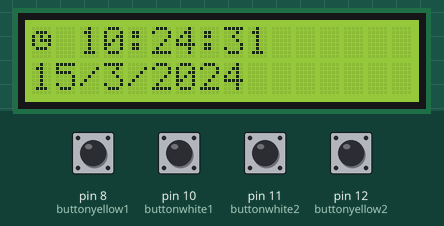
A sketch run on a simulated Arduino Uno, built with avr-gcc and run on an emulated ATmega328P. On the bench: 16×2 character LCD. Inputs (shaded band) come from the test bench; at power-on: pin 8 (buttonyellow1), pin 10 (buttonwhite1), pin 11 (buttonwhite2), pin 12 (buttonyellow2) LOW. The local clock reads 2024-03-15 10:24:30 at power-on unless the sketch sets it.

Above: at 1.2 s.
1.3 s: pin 8 (buttonyellow1) pulled HIGH for 1.3 s
At 2.9 s:
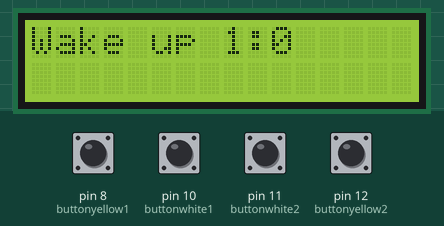
4.6 s: pin 10 (buttonwhite1) pulled HIGH for 1.3 s
At 5.8 s:
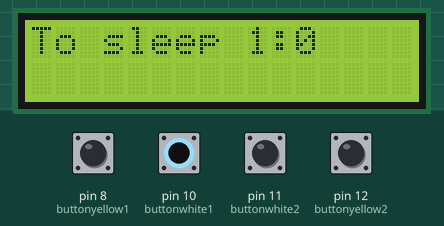
7.7 s: pin 11 (buttonwhite2) pulled HIGH for 1.3 s
At 9.0 s:
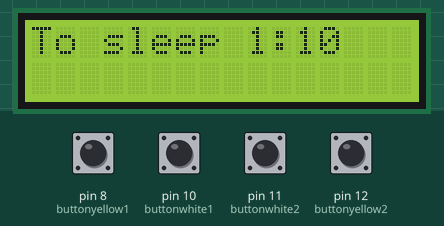
10.7 s: pin 12 (buttonyellow2) pulled HIGH for 1.3 s
At 12.1 s:
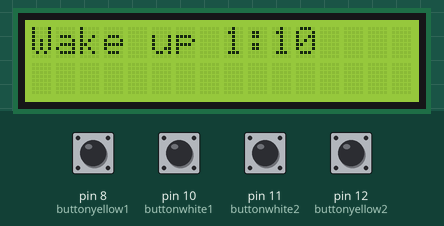
13.8 s: pin 8 (buttonyellow1) pulled HIGH for 1.3 s
At 14.8 s:
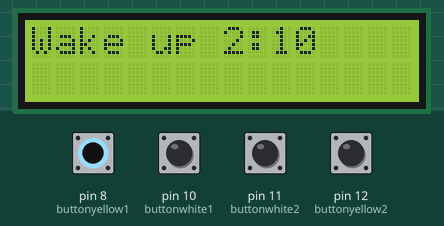
16.9 s: pin 10 (buttonwhite1) pulled HIGH for 1.3 s
At 18.2 s:
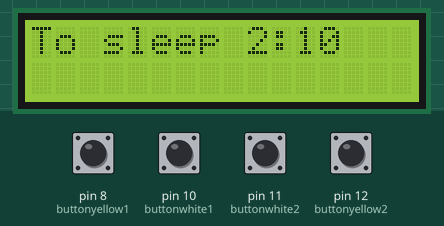
Timing chart, 0 to 19.9 s (numbered marks = the images above; inputs shaded):
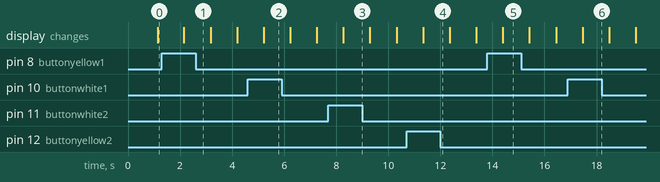

The sketch:

SunsetSunrise.ino
```cpp
#include <Wire.h>
#include <LiquidCrystal_I2C.h>
#include <RTClib.h>

#if defined(ARDUINO) && ARDUINO >= 100
#define printByte(args)  write(args);
#else
#define printByte(args)  print(args,BYTE);
#endif

uint8_t clock[8] = {0x0,0xe,0x15,0x17,0x11,0xe,0x0};
const int buttonyellow1 =8;
const int buttonyellow2 =12;
const int buttonwhite1 = 10;
const int buttonwhite2 = 11;
int buttonStateyellow1 = 0;
int buttonStateyellow2 = 0;
int buttonStatewhite1 = 0;
int buttonStatewhite2 = 0;
int timehourrise = 0;
int timeminuterise = 00;
int timehourset = 0;
int timeminuteset = 00;
int blue = 5;
int white = 3;
int red = 4;
int green = 2;


RTC_DS3231 RTC;
LiquidCrystal_I2C lcd(0x27,16,2);

void setup()
{
  lcd.begin();
  lcd.backlight();
  lcd.print("Initialising...");
    lcd.createChar(2, clock);
  Wire.begin();
   RTC.begin();

}

void loop()
{
  lcd.clear();
   DateTime now = RTC.now();
   lcd.printByte(2);
   lcd.print(" ");
  lcd.print(now.hour(), DEC);
    lcd.print(':');
    lcd.print(now.minute(), DEC);
    lcd.print(':');
    lcd.print(now.second(), DEC);
   lcd.setCursor(0, 1);
   lcd.print(now.day(), DEC);
    lcd.print('/');
    lcd.print(now.month(), DEC);
    lcd.print('/');
    lcd.print(now.year(), DEC);
    lcd.print(' ');
  delay(1000);
  buttonStateyellow1 = digitalRead(buttonyellow1);
  buttonStateyellow2 = digitalRead(buttonyellow2);
  buttonStatewhite1 = digitalRead(buttonwhite1);
  buttonStatewhite2 = digitalRead(buttonwhite2);
  if (buttonStateyellow1 == HIGH) {
   if (timehourrise == 24) {
      timehourrise = -1;
    }
    timehourrise = timehourrise + 1;
    lcd.clear();
    lcd.print("Wake up ");
    lcd.print(timehourrise);
    lcd.print(":");
    lcd.print(timeminuterise);
    delay(1000);
  }
  else if (buttonStateyellow2 == HIGH) {
    if (timeminuterise == 50) {
      timeminuterise = -10;
    }
    timeminuterise = timeminuterise + 10;
    lcd.clear();
    lcd.print("Wake up ");
    lcd.print(timehourrise);
    lcd.print(":");
    lcd.print(timeminuterise);
    delay(1000);
  }
  if (buttonStatewhite1 == HIGH) {
   if (timehourset == 24) {
      timehourset = -1;
    }
    timehourset = timehourset + 1;
    lcd.clear();
    lcd.print("To sleep ");
    lcd.print(timehourset);
    lcd.print(":");
    lcd.print(timeminuteset);
    delay(1000);
  }
  else if (buttonStatewhite2 == HIGH) {
    if (timeminuteset == 50) {
      timeminuteset = -10;
    }
    timeminuteset = timeminuteset + 10;
    lcd.clear();
    lcd.print("To sleep ");
    lcd.print(timehourset);
    lcd.print(":");
    lcd.print(timeminuteset);
    delay(1000);
  }

if (now.hour() == timehourrise && now.minute()==timeminuterise) {
      // red fades in
      for (float fadeValue = 0 ; fadeValue <= 225; fadeValue += 1) {
      analogWrite(red, fadeValue);
      delay(75);
      }
      // green fades in
      for (float fadeValue = 0 ; fadeValue <= 75; fadeValue += 0.1875) {
      analogWrite(green, fadeValue);
      delay(75);
      }
      // white fades in
      for (float fadeValue = 0 ; fadeValue <= 225; fadeValue += 0.75) {
      analogWrite(white, fadeValue);
      delay(75);
      }
      //red and green fade out
      for (float fadeValue = 225 ; fadeValue >= 0; fadeValue -= 3) {
      analogWrite(red, fadeValue);
      analogWrite(green, fadeValue);
      // wait for 30 milliseconds to see the dimming effect
      delay(75);
      }
      // blue fades in
      for (float fadeValue = 0 ; fadeValue <= 150; fadeValue += 0.375) {
      analogWrite(blue, fadeValue);
      delay(75);
      }
      //blue and white fade out
      for (float fadeValue = 225 ; fadeValue >= 0; fadeValue -= 1) {
      analogWrite(blue, fadeValue);
      analogWrite(white, fadeValue);
      // wait for 30 milliseconds to see the dimming effect
      delay(75);
      }
  }
if (now.hour() == timehourset && now.minute()==timeminuteset) {
      // red fades in
      for (float fadeValue = 0 ; fadeValue <= 225; fadeValue += 0.25) {
      analogWrite(red, fadeValue);
      delay(75);
      }
      // red fades out
      for (float fadeValue = 0 ; fadeValue <= 225; fadeValue -= 0.25) {
      analogWrite(red, fadeValue);
      delay(75);
      }
  }
  }
```

Measured:
- after the input at 1.3 s, the display: changes after 0.85 s (image 1)
- after the input at 4.6 s, the display: changes after 0.61 s (image 2)
- after the input at 7.7 s, the display: changes after 0.57 s (image 3)
- after the input at 10.7 s, the display: changes after 0.63 s (image 4)
- after the input at 13.8 s, the display: changes after 0.60 s (image 5)
- after the input at 16.9 s, the display: changes after 0.56 s (image 6)
